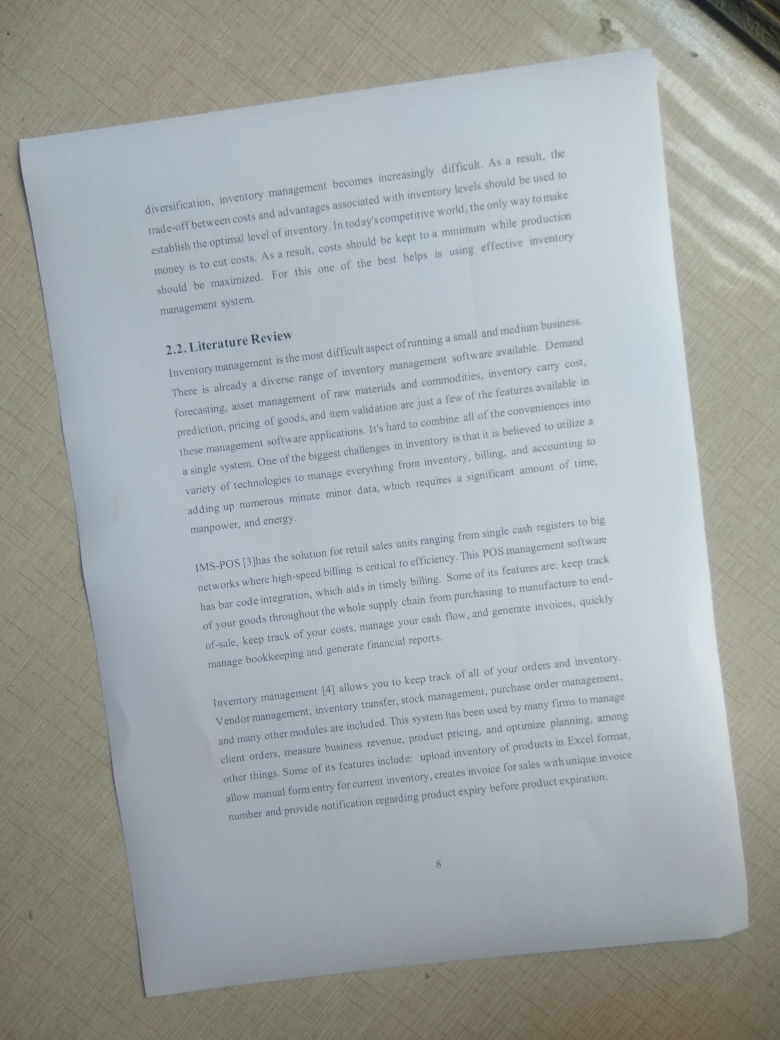
#> input picture OCR2/image.jpg, 3120 x 4160 px, found by its file name (shown at 1/4 size)
$ python conversion.py
#> lines starting #> are read from the running program, lines starting #| are printed output that depends on the picture; after the words box and inside, x2 and y2 are one past the last pixel; in counts of white or black regions, pixels touching at a corner belong together
from cgi import test
import numpy as np
import imutils
import cv2
import matplotlib.pyplot as plt
import pytesseract
pytesseract.pytesseract.tesseract_cmd = 'C:\\Program Files\\Tesseract-OCR\\tesseract.exe'
from PIL import Image

img = cv2.imread('OCR2/image.jpg')
#> img is the input picture: shape (4160, 3120, 3); mean B, G, R 168.8, 168.5, 163.2
img=cv2.resize(img,(800,800))
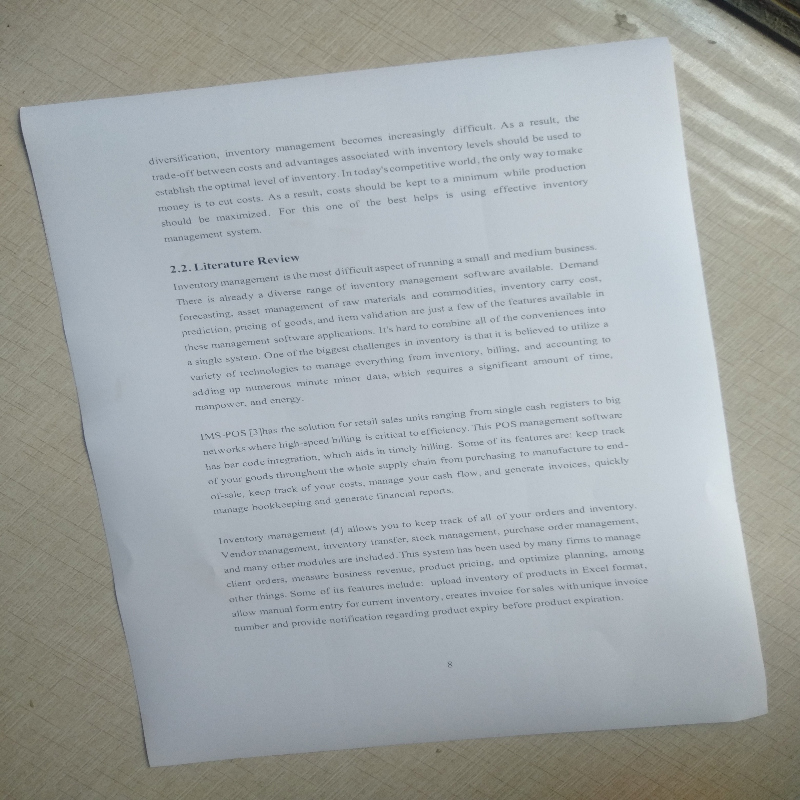
#> img: shape (800, 800, 3); mean B, G, R 168.7, 168.4, 163.1
gray= cv2.cvtColor(img, cv2.COLOR_BGR2GRAY)
cv2.imwrite("OCR2/gray.jpg", gray)
#cv2.imshow('gray_image',gray)


#applying filter
edged = cv2.Canny(img,45,45)
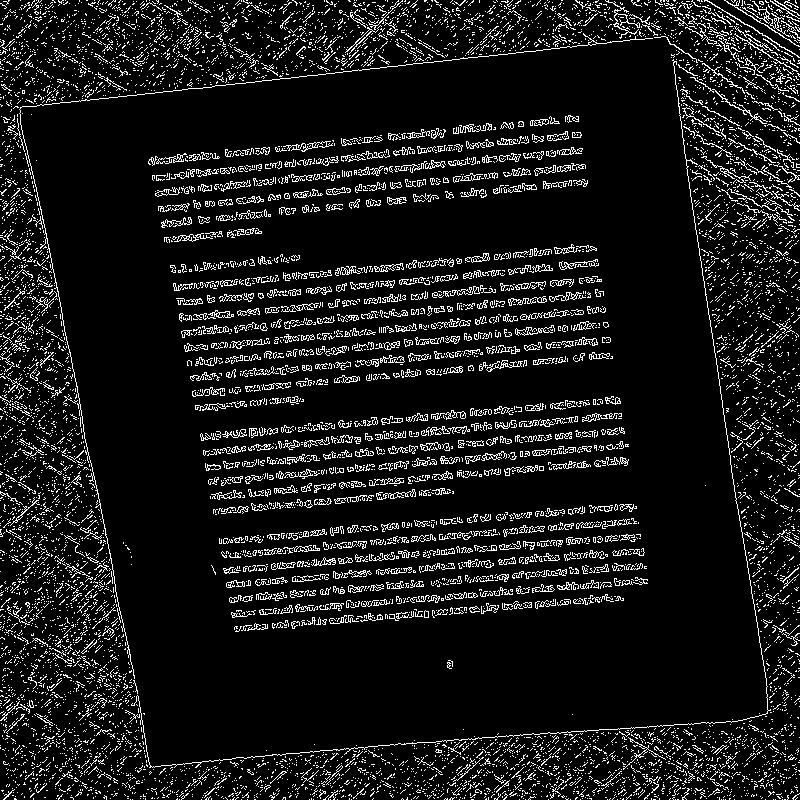
#> edged: shape (800, 800); 9.6% white in thin lines or dots
cv2.imwrite("OCR2/edged.jpg", edged)
grayed=cv2.cvtColor(edged, cv2.COLOR_BGR2RGB)
#> grayed: shape (800, 800, 3); 9.6% white in thin lines or dots


keypoints = cv2.findContours(edged.copy(), cv2.RETR_TREE, cv2.CHAIN_APPROX_SIMPLE)
#> keypoints = 10021 contours, 9744 with area under 20; largest, box (x1, y1, x2, y2) and area: (465, 253, 490, 263) 94, (156, 153, 187, 164) 92, (193, 310, 234, 320) 86, (174, 233, 213, 242) 86, (374, 263, 404, 272) 78
contours = imutils.grab_contours(keypoints)
#> contours has the same summary as keypoints
contours = sorted(contours, key=cv2.contourArea, reverse=True)[:10]
#> contours = 10 contours; largest, box (x1, y1, x2, y2) and area: (465, 253, 490, 263) 94, (156, 153, 187, 164) 92, (193, 310, 234, 320) 86, (174, 233, 213, 242) 86, (374, 263, 404, 272) 78


location = None
for contour in contours:
    approx = cv2.approxPolyDP(contour, 10, True)
    if len(approx) == 4:
        location = approx
        break
#> this loop made 6 passes
#> location on pass 6: [[742, 7], [795, 38], [752, 1], [763, 19]]
#> approx on passes 1 to 5: [[489, 257], [465, 260]], [[186, 154], [156, 163]], [[233, 314], [193, 319]], [[212, 238], [174, 241]], [[403, 267], [374, 266]]


#rect = cv2.minAreaRect(location)
